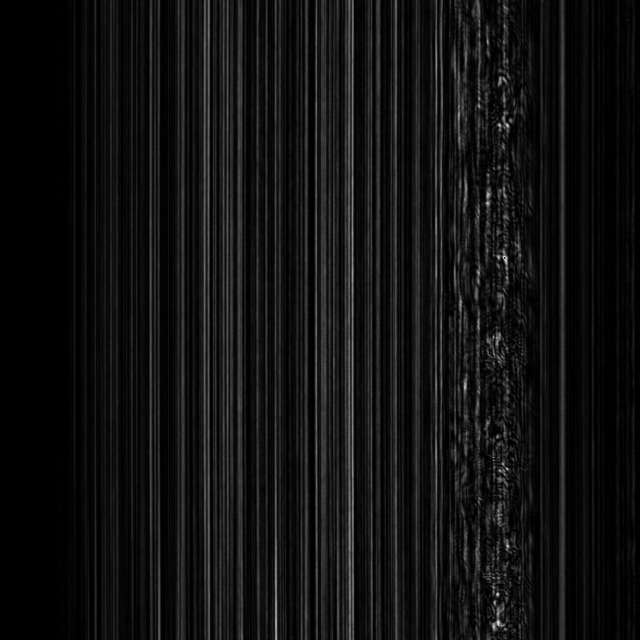
#> input picture litebc_wbc/LineCam_213_8b.tif, 1280 x 1280 px (shown at 1/2 size)
$ python -i line_cross.py   (imports and definitions only)   (older library calls are emulated)
#> lines starting #> are read from the running program, lines starting #| are printed output that depends on the picture; after the words box and inside, x2 and y2 are one past the last pixel; in counts of white or black regions, pixels touching at a corner belong together
#> further down, picture is the input picture: shape (1280, 1280); min 0, max 252, mean 17.1
import cv2
import numpy as np
from matplotlib import pyplot as plt
plt.rcParams["figure.figsize"] = (15,15)
import glob
import os
import json
import random
import pickle

import multiprocessing as mp

def get_line(img):
  for th_point in range(255, 0, -1):
    contour = None
    ret,thresh = cv2.threshold(img.astype(np.uint8),th_point,255,cv2.THRESH_BINARY)
    thresh_im = thresh.copy()
    contours, _ = cv2.findContours(thresh.astype(np.uint8), cv2.RETR_TREE, cv2.CHAIN_APPROX_NONE)
    if len(contours) > 0:
      max_area = 2048
      for c in contours:
        ar = cv2.contourArea(c)
        if ar > max_area:
          max_area = ar
          contour = c
    if contour is not None:
      #print("CONT", contour)
      # Step 1: Create an empty skeleton
      #ret,thresh = cv2.threshold(img.astype(np.uint8), 127, 255, 0)
      skel = np.zeros(thresh.shape, np.uint8)

      # Get a Cross Shaped Kernel
      element = cv2.getStructuringElement(cv2.MORPH_CROSS, (3,3))

      # Repeat steps 2-4
      while True:
          #Step 2: Open the image
          open_morth = cv2.morphologyEx(thresh, cv2.MORPH_OPEN, element)
          #Step 3: Substract open from the original image
          temp = cv2.subtract(thresh, open_morth)
          #Step 4: Erode the original image and refine the skeleton
          eroded = cv2.erode(thresh, element)
          skel = cv2.bitwise_or(skel,temp)
          thresh = eroded.copy()
          # Step 5: If there are no white pixels left ie.. the image has been completely eroded, quit the loop
          if cv2.countNonZero(thresh)==0:
              break
      skel = 255 - skel
      kkk = np.where(skel == 0)
      skeleton_dots = list(zip(kkk[1], kkk[0]))
      break
#> this loop made 171 passes
#> ret on passes 2 to 4: 254, 253, 252
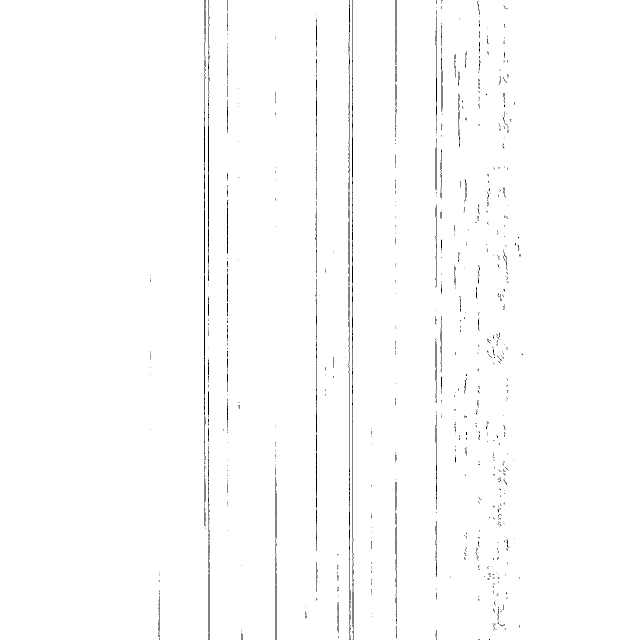
#> skel: shape (1280, 1280) (shown at 1/2 size); 99% white; black in thin lines or dots, all inside (x1, y1, x2, y2) = (300, 0, 1046, 1280)
  #print("SKEL", skeleton_dots)
  for th_point in range(255, 0, -1):
    kk = np.where(img.astype(np.uint8) == th_point)
    brightest_dots = list(zip(kk[1], kk[0]))
    bdots = []
    for bdot in brightest_dots:
      result = cv2.pointPolygonTest(contour, (int(bdot[0]), int(bdot[1])), False)
      if result > 0:
          bdots.append(bdot)
    if len(bdots) > 0:
      break
#> this loop made 94 passes
#> (kk, brightest_dots) on passes 4, 5, 7, 8, 9, 11, 13, 16: (([514], [1007]), [(1007, 514)]), (([513], [1008]), [(1008, 513)]), (([517, 518], [1011, 1011]), [(1011, 517), (1011, 518)]), (([1245, 1246], [996, 996]), [(996, 1245), (996, 1246)]), (([516, 1092], [1011, 1015]), [(1011, 516), (1015, 1092)]), (([519], [1011]), [(1011, 519)]), (([513], [1009]), [(1009, 513)]), (([514, 518], [1010, 1009]), [(1010, 514), (1009, 518)])
#> kk on passes 1, 2, 3, 6, 10, 12: (empty array, empty array), (empty array, empty array), (empty array, empty array), (empty array, empty array), (empty array, empty array), (empty array, empty array)
  #print("BDOTS", bdots)
  second_dot = None
  for bdot in bdots:
    min_dist = np.iinfo('int').max
    dists = []
    for sdot in skeleton_dots:
        a = np.array([bdot[0], bdot[1]])
        b = np.array([sdot[0], sdot[1]]) # img.shape[0] -
        dst = cv2.norm(a - b, cv2.NORM_L2)
        dists.append(dst)
    sorted_idx = np.argsort(dists)
    #print(dists)
    #print(sorted_idx)
    #print(dists[sorted_idx[0]], dists[sorted_idx[1]])
    second_dot1 = skeleton_dots[sorted_idx[0]]
    second_dot2 = skeleton_dots[sorted_idx[1]]
    #sdot = second_dot1
    second_dot = [np.around(np.mean([second_dot1[0], second_dot2[0]])), np.around(np.mean([second_dot1[1], second_dot2[1]]))]
    if bdot is not None and second_dot is not None:
      break
#> this loop made 1 pass
#> (min_dist, second_dot2, second_dot) on pass 1: (9223372036854775807, (705, 543), [704, 543])
  #print("SDOT", sdot)
  slope = (second_dot[1] - bdot[1]) / (second_dot[0] - bdot[0])
#> slope = nan
  bias = second_dot[1] - slope * second_dot[0]
#> bias = nan
  #intersection with contour
  for dst in range(1, 10):
    xs = []
    ys = []
    for pr in contour:
      x = pr[0][0]
      y = pr[0][1]
      if np.abs(y - (slope * x + bias)) < dst:
        ln = np.linalg.norm(np.array(bdot) - np.array([x,y]))
        pln = np.linspace(bdot, [x,y], int(np.round(ln)))
        pln = np.round(pln).astype(int)
        is_black = 0
        for pl in pln:
          if thresh_im[pl[1]][pl[0]] == 0:
            is_black = is_black + 1
        if is_black == 0:
          xs.append(x)
          ys.append(y)
    if len(xs) >= 4:
      break
  if len(xs) >= 4:
    p1 = xs[np.argmin(xs)], ys[np.argmin(xs)]
    p2 = xs[np.argmax(xs)], ys[np.argmax(xs)]
    ln = np.linalg.norm(np.array(p1) - np.array(p2))
    points_on_line = np.linspace(p1, p2, int(np.round(ln)))
    points_on_line = np.round(points_on_line).astype(int)
  else:
    return skeleton_dots, [0, 0], [0, 0], []
  return skeleton_dots, bdot, second_dot, points_on_line

# [190 lines left out: functions motion_detector, get_direction, get_rnn_input, read_json_file, get_xy_data, not called in this run]

files = glob.glob('/mnt/litebc/patient-data' + '/**/**/annotation.json')
files2 = []
# [5 lines not run here, left out]

pool = mp.Pool(mp.cpu_count())
# [3 lines not run here, left out]

>>> import cv2
>>> picture = cv2.imread('LineCam_213_8b.tif', cv2.IMREAD_GRAYSCALE)
>>> result = get_line(picture)
